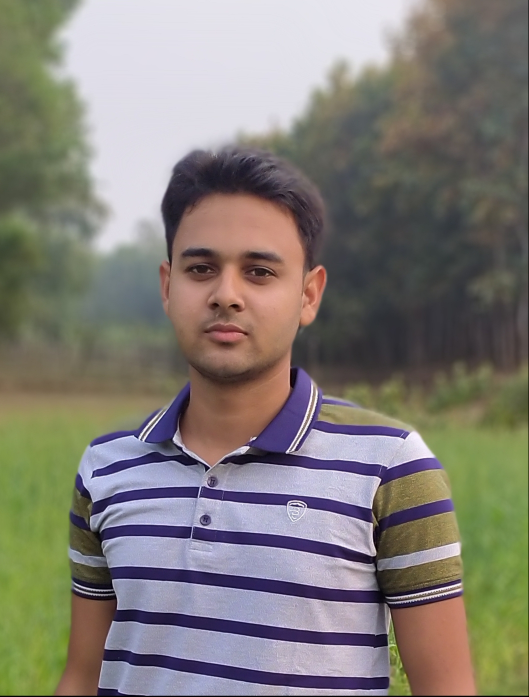
#> input picture saju.jpg, 1057 x 1393 px (shown at 1/2 size)
$ python resize.py
#> lines starting #> are read from the running program, lines starting #| are printed output that depends on the picture
import matplotlib.pyplot as plt
import numpy as np
import cv2

image = cv2.imread('saju.jpg', cv2.IMREAD_COLOR)
#> image is the input picture: shape (1393, 1057, 3); mean B, G, R 118, 125.1, 129.8

half = cv2.resize(image, (0, 0), fx = 0.5, fy = 0.8)
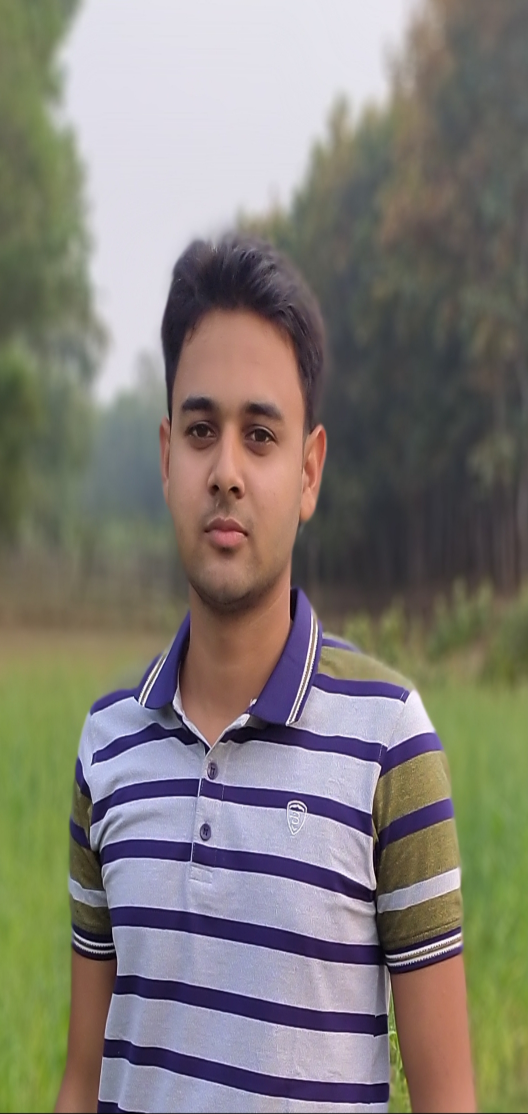
#> half: shape (1114, 528, 3); mean B, G, R 118.1, 125.2, 129.8
bigger = cv2.resize(image, (1200, 1500))
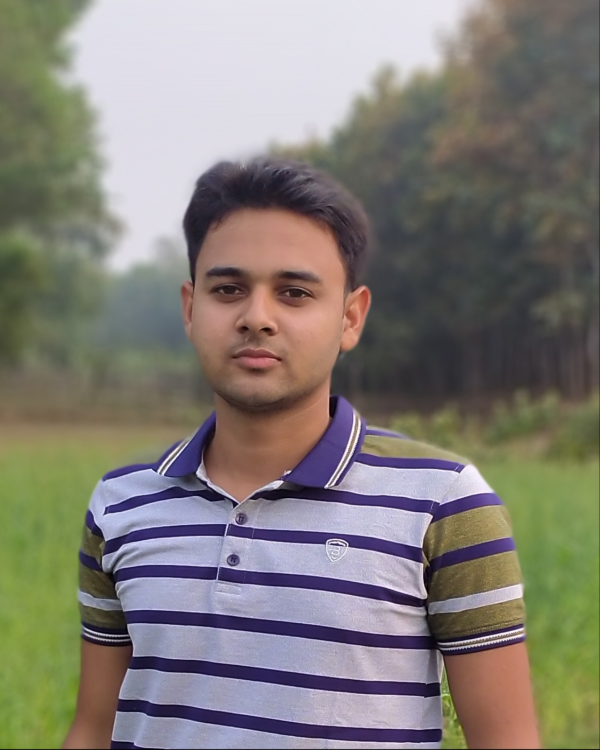
#> bigger: shape (1500, 1200, 3) (shown at 1/2 size); mean B, G, R 117.9, 125, 129.7
stretch_near = cv2.resize(image, (780, 700), interpolation = cv2.INTER_LINEAR)
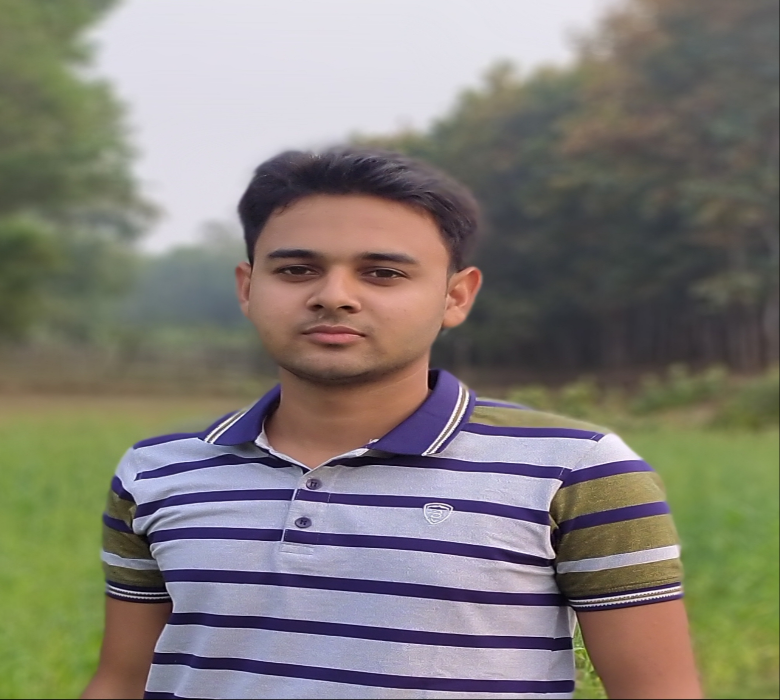
#> stretch_near: shape (700, 780, 3); mean B, G, R 117.9, 125, 129.7

Titles =["Original", "Half", "Bigger", "Interpolation Nearest"]
images =[image, half, bigger, stretch_near]
count = 4

for i in range(count):
  plt.subplot(2, 2, i + 1)
  plt.title(Titles[i])
  plt.imshow(images[i])

plt.show()
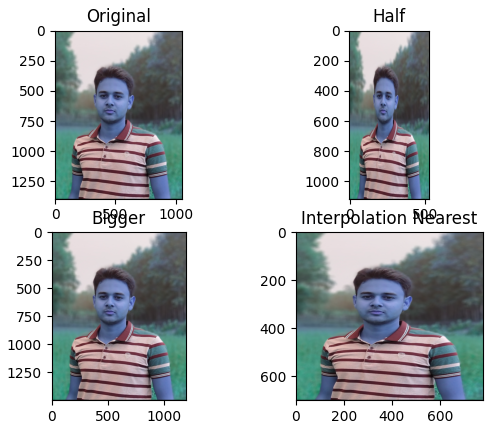
#> figure drawn by matplotlib, 4 panels; B, G, R data is drawn as R, G, B

$ run again, with image5.jpg copied over saju.jpg
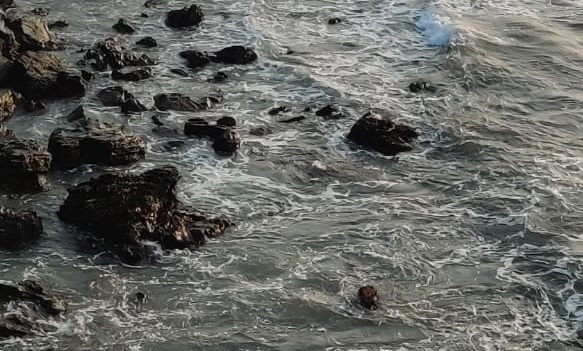
#> input picture image5.jpg, 583 x 351 px
#> image is the input picture: shape (351, 583, 3); mean B, G, R 98.3, 102.1, 100.9
#> `stretch_near = cv2.resize(image, (780, 700), interpolation = cv2.INTER..`:
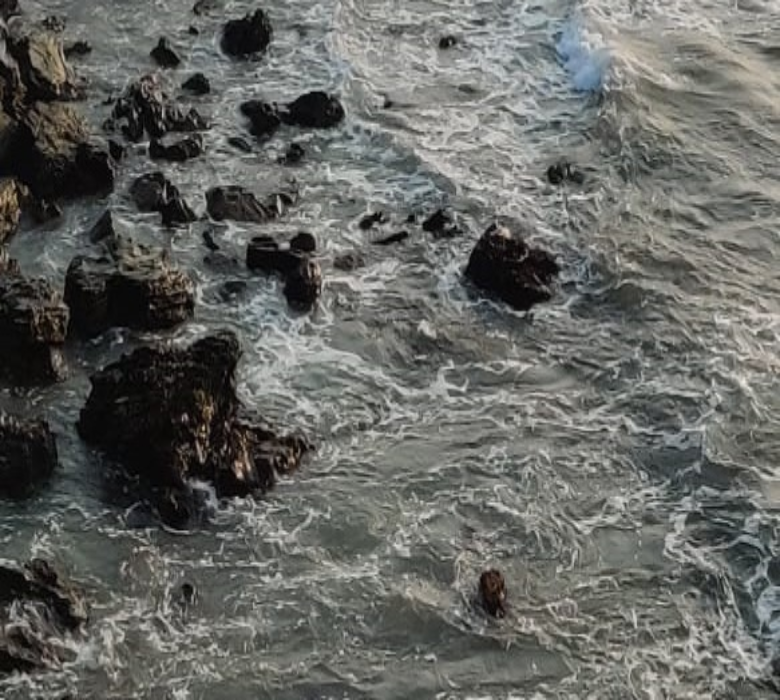
#> stretch_near: shape (700, 780, 3); mean B, G, R 98.1, 101.9, 100.8
#> `plt.show()`:
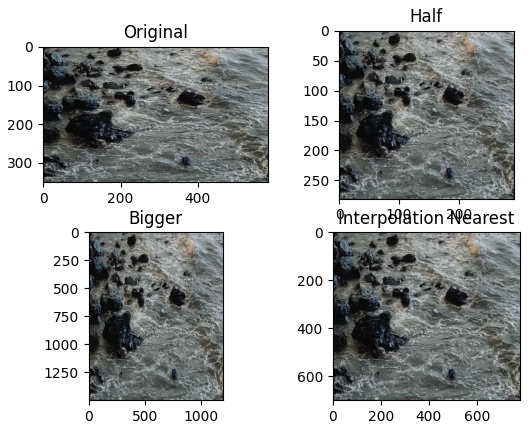
#> figure drawn by matplotlib, 4 panels; B, G, R data is drawn as R, G, B
